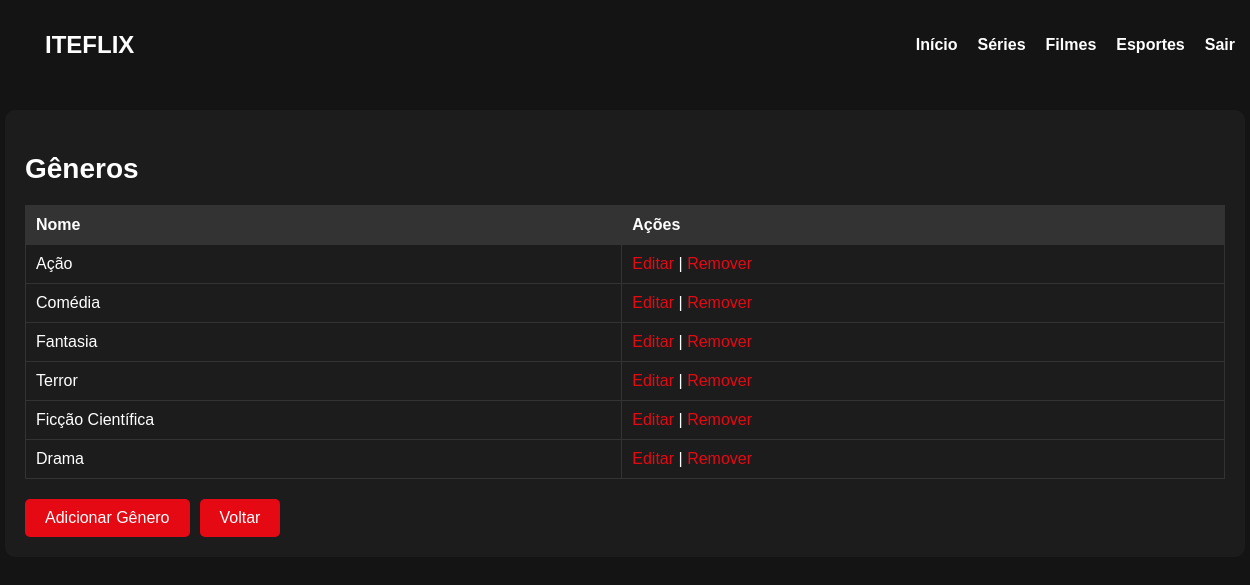
Screenshot of /series/generos.php with the database file from the repository.
### tables this page shows
CREATE TABLE `genero_serie` (
  `id_genero_serie` int(11) NOT NULL,
  `nome` varchar(255) DEFAULT NULL
);

### series/generos.php (the view, shortened to what this page needs)
<?php
include '../conexao.php';
$sql = "SELECT * FROM genero_serie";
$result = $conn->query($sql);
?>
<!DOCTYPE html>
<html lang="pt-br">
<head>
</head>
<body>
    <header>
        <div class="navbar">
            <div class="logo">ITEFLIX</div>
            <nav>
                <ul>
                    <li><a href="../dashboard.php">Início</a></li>
                    <li><a href="../series/series.php">Séries</a></li>
                    <li><a href="../filmes/filmes.php">Filmes</a></li>
                    <li><a href="../esportes/esportes.php">Esportes</a></li>
                    <li><a href="../seguranca/sair.php">Sair</a></li>
                </ul>
            </nav>
        </div>
    </header>
    <section class="content">
        <h2>Gêneros</h2>
        <table>
            <thead>
                <tr>
                    <th>Nome</th>
                    <th>Ações</th>
                </tr>
            </thead>
            <tbody>
                <?php
                if ($result->num_rows > 0) {
                    while ($row = $result->fetch_assoc()) {
                        echo "<tr>";
                        echo "<td>" . htmlspecialchars($row['nome']) . "</td>";
                        echo "<td><a href='editar_genero.php?id=" . $row['id_genero_serie'] . "'>Editar</a> | <a href='remover_genero.php?id=" . $row['id_genero_serie'] . "'>Remover</a></td>";
                        echo "</tr>";
                    }
                } else {
                    echo "<tr><td colspan='3'>Nenhum gênero encontrado</td></tr>";
                }
                ?>
            </tbody>
        </table>
        <div class="button-container">
            <a href="adicionar_genero.php"><button>Adicionar Gênero</button></a>
            <a href="../series/series.php"><button>Voltar</button></a>
        </div>
    </section>
</body>
</html>

### series/generos.php (style rules this page uses)
body { font-family: Arial, sans-serif; background-color: #141414; color: #ffffff; margin: 0; padding: 0; overflow-x: hidden; }
header { background-color: #141414; padding: 20px; width: 100%; z-index: 1000; }
.navbar { display: flex; justify-content: space-between; align-items: center; max-width: 1200px; margin: 0 auto; }
.logo { font-size: 24px; font-weight: bold; }
nav ul { display: flex; list-style: none; padding: 0; }
nav ul li { margin: 0 10px; }
nav ul li a { text-decoration: none; color: #ffffff; font-weight: bold; }
.content { padding: 20px; max-width: 1200px; margin: 20px auto; background-color: #1c1c1c; border-radius: 10px; }
.content h2 { font-size: 28px; margin-bottom: 20px; }
table { width: 100%; border-collapse: collapse; margin-bottom: 20px; }
table, th, td { border: 1px solid #333; }
th, td { padding: 10px; text-align: left; }
th { background-color: #333; }
a { color: #e50914; text-decoration: none; }
button { background-color: #e50914; border: none; padding: 10px 20px; color: #ffffff; font-size: 16px; cursor: pointer; border-radius: 5px; }
.button-container { display: flex; gap: 10px; align-items: center; }

### rows the page displays
genero_serie: nome "Ação"
genero_serie: nome "Comédia"
genero_serie: nome "Fantasia"
genero_serie: nome "Terror"
genero_serie: nome "Ficção Científica"
genero_serie: nome "Drama"
